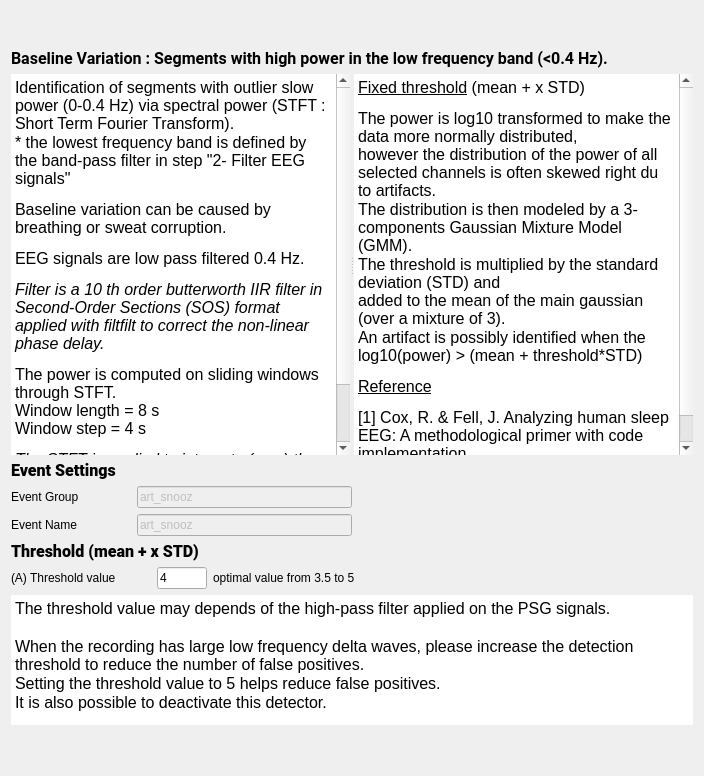
<?xml version="1.0" encoding="UTF-8"?>
<ui version="4.0">
 <class>BslVarStep</class>
 <widget class="QWidget" name="BslVarStep">
  <property name="geometry">
   <rect>
    <x>0</x>
    <y>0</y>
    <width>704</width>
    <height>776</height>
   </rect>
  </property>
  <property name="windowTitle">
   <string>Form</string>
  </property>
  <property name="styleSheet">
   <string notr="true">font: 12pt &quot;Roboto&quot;;</string>
  </property>
  <layout class="QVBoxLayout" name="verticalLayout_2">
   <item>
    <widget class="QWidget" name="imageWidget" native="true">
     <property name="sizePolicy">
      <sizepolicy hsizetype="Expanding" vsizetype="Preferred">
       <horstretch>0</horstretch>
       <verstretch>0</verstretch>
      </sizepolicy>
     </property>
     <layout class="QHBoxLayout" name="horizontalLayout">
      <item>
       <widget class="QLabel" name="label_7">
        <property name="text">
         <string/>
        </property>
        <property name="alignment">
         <set>Qt::AlignmentFlag::AlignCenter</set>
        </property>
       </widget>
      </item>
     </layout>
    </widget>
   </item>
   <item>
    <widget class="QLabel" name="label_6">
     <property name="sizePolicy">
      <sizepolicy hsizetype="Preferred" vsizetype="Fixed">
       <horstretch>0</horstretch>
       <verstretch>0</verstretch>
      </sizepolicy>
     </property>
     <property name="font">
      <font>
       <family>Roboto</family>
       <pointsize>12</pointsize>
       <italic>false</italic>
       <bold>false</bold>
      </font>
     </property>
     <property name="text">
      <string>&lt;html&gt;&lt;head/&gt;&lt;body&gt;&lt;p&gt;&lt;span style=&quot; font-weight:600;&quot;&gt;Baseline Variation : Segments with high power in the low frequency band (&amp;lt;0.4 Hz).&lt;/span&gt;&lt;/p&gt;&lt;/body&gt;&lt;/html&gt;</string>
     </property>
    </widget>
   </item>
   <item>
    <widget class="QSplitter" name="splitter">
     <property name="sizePolicy">
      <sizepolicy hsizetype="Expanding" vsizetype="Expanding">
       <horstretch>0</horstretch>
       <verstretch>0</verstretch>
      </sizepolicy>
     </property>
     <property name="orientation">
      <enum>Qt::Orientation::Horizontal</enum>
     </property>
     <widget class="QTextEdit" name="textEdit_2">
      <property name="minimumSize">
       <size>
        <width>0</width>
        <height>250</height>
       </size>
      </property>
      <property name="frameShape">
       <enum>QFrame::Shape::NoFrame</enum>
      </property>
      <property name="readOnly">
       <bool>true</bool>
      </property>
      <property name="html">
       <string>&lt;!DOCTYPE HTML PUBLIC &quot;-//W3C//DTD HTML 4.0//EN&quot; &quot;http://www.w3.org/TR/REC-html40/strict.dtd&quot;&gt;
&lt;html&gt;&lt;head&gt;&lt;meta name=&quot;qrichtext&quot; content=&quot;1&quot; /&gt;&lt;meta charset=&quot;utf-8&quot; /&gt;&lt;style type=&quot;text/css&quot;&gt;
p, li { white-space: pre-wrap; }
hr { height: 1px; border-width: 0; }
li.unchecked::marker { content: &quot;\2610&quot;; }
li.checked::marker { content: &quot;\2612&quot;; }
&lt;/style&gt;&lt;/head&gt;&lt;body style=&quot; font-family:'Roboto'; font-size:12pt; font-weight:400; font-style:normal;&quot;&gt;
&lt;p style=&quot; margin-top:0px; margin-bottom:0px; margin-left:0px; margin-right:0px; -qt-block-indent:0; text-indent:0px;&quot;&gt;&lt;span style=&quot; color:#000000;&quot;&gt;Identification of segments with outlier slow power (0-0.4 Hz) via spectral power (STFT : Short Term Fourier Transform).&lt;/span&gt;&lt;/p&gt;
&lt;p style=&quot; margin-top:0px; margin-bottom:0px; margin-left:0px; margin-right:0px; -qt-block-indent:0; text-indent:0px;&quot;&gt;&lt;span style=&quot; color:#000000;&quot;&gt;* the lowest frequency band is defined by the band-pass filter in step &amp;quot;2- Filter EEG signals&amp;quot;&lt;/span&gt;&lt;/p&gt;
&lt;p style=&quot; margin-top:12px; margin-bottom:12px; margin-left:0px; margin-right:0px; -qt-block-indent:0; text-indent:0px;&quot;&gt;&lt;span style=&quot; color:#000000;&quot;&gt;Baseline variation can be caused by breathing or sweat corruption.&lt;/span&gt;&lt;/p&gt;
&lt;p style=&quot; margin-top:12px; margin-bottom:12px; margin-left:0px; margin-right:0px; -qt-block-indent:0; text-indent:0px;&quot;&gt;&lt;span style=&quot; color:#000000;&quot;&gt;EEG signals are low pass filtered 0.4 Hz.&lt;/span&gt;&lt;/p&gt;
&lt;p style=&quot; margin-top:12px; margin-bottom:12px; margin-left:0px; margin-right:0px; -qt-block-indent:0; text-indent:0px;&quot;&gt;&lt;span style=&quot; font-style:italic; color:#000000;&quot;&gt;Filter is a 10 th order butterworth IIR filter in Second-Order Sections (SOS) format &lt;br /&gt;applied with filtfilt to correct the non-linear phase delay.&lt;/span&gt;&lt;/p&gt;
&lt;p style=&quot; margin-top:12px; margin-bottom:12px; margin-left:0px; margin-right:0px; -qt-block-indent:0; text-indent:0px;&quot;&gt;&lt;span style=&quot; color:#000000;&quot;&gt;The power is computed on sliding windows through STFT.&lt;br /&gt;Window length = 8 s&lt;br /&gt;Window step = 4 s&lt;/span&gt;&lt;/p&gt;
&lt;p style=&quot; margin-top:12px; margin-bottom:12px; margin-left:0px; margin-right:0px; -qt-block-indent:0; text-indent:0px;&quot;&gt;&lt;span style=&quot; font-style:italic; color:#000000;&quot;&gt;The STFT is applied to integrate (sum) the signal power within a frequency range&lt;br /&gt; of the true spectrum (units² ex. µV²) as suggested in [1].&lt;/span&gt;&lt;/p&gt;&lt;/body&gt;&lt;/html&gt;</string>
      </property>
     </widget>
     <widget class="QTextEdit" name="textEdit">
      <property name="minimumSize">
       <size>
        <width>0</width>
        <height>250</height>
       </size>
      </property>
      <property name="frameShape">
       <enum>QFrame::Shape::NoFrame</enum>
      </property>
      <property name="frameShadow">
       <enum>QFrame::Shadow::Sunken</enum>
      </property>
      <property name="lineWidth">
       <number>1</number>
      </property>
      <property name="readOnly">
       <bool>true</bool>
      </property>
      <property name="html">
       <string>&lt;!DOCTYPE HTML PUBLIC &quot;-//W3C//DTD HTML 4.0//EN&quot; &quot;http://www.w3.org/TR/REC-html40/strict.dtd&quot;&gt;
&lt;html&gt;&lt;head&gt;&lt;meta name=&quot;qrichtext&quot; content=&quot;1&quot; /&gt;&lt;meta charset=&quot;utf-8&quot; /&gt;&lt;style type=&quot;text/css&quot;&gt;
p, li { white-space: pre-wrap; }
hr { height: 1px; border-width: 0; }
li.unchecked::marker { content: &quot;\2610&quot;; }
li.checked::marker { content: &quot;\2612&quot;; }
&lt;/style&gt;&lt;/head&gt;&lt;body style=&quot; font-family:'Roboto'; font-size:12pt; font-weight:400; font-style:normal;&quot;&gt;
&lt;p style=&quot; margin-top:12px; margin-bottom:12px; margin-left:0px; margin-right:0px; -qt-block-indent:0; text-indent:0px;&quot;&gt;&lt;span style=&quot; text-decoration: underline; color:#000000;&quot;&gt;Fixed threshold&lt;/span&gt;&lt;span style=&quot; color:#000000;&quot;&gt; (mean + x STD)&lt;/span&gt;&lt;/p&gt;
&lt;p style=&quot; margin-top:0px; margin-bottom:0px; margin-left:0px; margin-right:0px; -qt-block-indent:0; text-indent:0px;&quot;&gt;The power is log10 transformed to make the data more normally distributed, &lt;br /&gt;however the distribution of the power of all selected channels is often skewed right du to artifacts.&lt;/p&gt;
&lt;p style=&quot; margin-top:0px; margin-bottom:0px; margin-left:0px; margin-right:0px; -qt-block-indent:0; text-indent:0px;&quot;&gt;The distribution is then modeled by a 3-components Gaussian Mixture Model (GMM).&lt;/p&gt;
&lt;p style=&quot; margin-top:0px; margin-bottom:0px; margin-left:0px; margin-right:0px; -qt-block-indent:0; text-indent:0px;&quot;&gt;The threshold is multiplied by the standard deviation (STD) and &lt;br /&gt;added to the mean of the main gaussian (over a mixture of 3).&lt;/p&gt;
&lt;p style=&quot; margin-top:0px; margin-bottom:0px; margin-left:0px; margin-right:0px; -qt-block-indent:0; text-indent:0px;&quot;&gt;An artifact is possibly identified when the log10(power) &amp;gt; (mean + threshold*STD)&lt;/p&gt;
&lt;p style=&quot; margin-top:12px; margin-bottom:12px; margin-left:0px; margin-right:0px; -qt-block-indent:0; text-indent:0px;&quot;&gt;&lt;a href=&quot;https://pubmed.ncbi.nlm.nih.gov/12723066/&quot;&gt;&lt;span style=&quot; text-decoration: underline; color:#000000;&quot;&gt;Reference&lt;/span&gt;&lt;/a&gt;&lt;/p&gt;
&lt;p style=&quot; margin-top:12px; margin-bottom:12px; margin-left:0px; margin-right:0px; -qt-block-indent:0; text-indent:0px;&quot;&gt;&lt;span style=&quot; color:#000000;&quot;&gt;[1] Cox, R. &amp;amp; Fell, J. Analyzing human sleep EEG: A methodological primer with code implementation. &lt;br /&gt;Sleep Medicine Reviews54, 101353 (2020).&lt;/span&gt;&lt;/p&gt;&lt;/body&gt;&lt;/html&gt;</string>
      </property>
     </widget>
    </widget>
   </item>
   <item>
    <layout class="QHBoxLayout" name="horizontalLayout_5">
     <item>
      <layout class="QVBoxLayout" name="verticalLayout">
       <item>
        <widget class="QLabel" name="label_4">
         <property name="sizePolicy">
          <sizepolicy hsizetype="Preferred" vsizetype="Fixed">
           <horstretch>0</horstretch>
           <verstretch>0</verstretch>
          </sizepolicy>
         </property>
         <property name="font">
          <font>
           <family>Roboto</family>
           <pointsize>12</pointsize>
           <italic>false</italic>
           <bold>false</bold>
          </font>
         </property>
         <property name="text">
          <string>&lt;html&gt;&lt;head/&gt;&lt;body&gt;&lt;p&gt;&lt;span style=&quot; font-weight:700;&quot;&gt;Event Settings&lt;/span&gt;&lt;/p&gt;&lt;/body&gt;&lt;/html&gt;</string>
         </property>
        </widget>
       </item>
       <item>
        <layout class="QHBoxLayout" name="horizontalLayout_3">
         <item>
          <widget class="QLabel" name="label_3">
           <property name="sizePolicy">
            <sizepolicy hsizetype="Fixed" vsizetype="Fixed">
             <horstretch>0</horstretch>
             <verstretch>0</verstretch>
            </sizepolicy>
           </property>
           <property name="minimumSize">
            <size>
             <width>120</width>
             <height>0</height>
            </size>
           </property>
           <property name="text">
            <string>Event Group</string>
           </property>
          </widget>
         </item>
         <item>
          <widget class="QLineEdit" name="group_lineEdit">
           <property name="enabled">
            <bool>false</bool>
           </property>
           <property name="maximumSize">
            <size>
             <width>300</width>
             <height>16777215</height>
            </size>
           </property>
           <property name="toolTip">
            <string>In which &quot;Event Group&quot; the detected artifact are added (how they will be written to  the annotation file). Go to the general Detectors Settings to edit the group.</string>
           </property>
           <property name="text">
            <string>art_snooz</string>
           </property>
          </widget>
         </item>
        </layout>
       </item>
       <item>
        <layout class="QHBoxLayout" name="horizontalLayout_4">
         <item>
          <widget class="QLabel" name="label_11">
           <property name="sizePolicy">
            <sizepolicy hsizetype="Fixed" vsizetype="Fixed">
             <horstretch>0</horstretch>
             <verstretch>0</verstretch>
            </sizepolicy>
           </property>
           <property name="minimumSize">
            <size>
             <width>120</width>
             <height>0</height>
            </size>
           </property>
           <property name="text">
            <string>Event Name</string>
           </property>
          </widget>
         </item>
         <item>
          <widget class="QLineEdit" name="name_lineEdit">
           <property name="enabled">
            <bool>false</bool>
           </property>
           <property name="maximumSize">
            <size>
             <width>300</width>
             <height>16777215</height>
            </size>
           </property>
           <property name="toolTip">
            <string>The event name of the detected artifact (how they will be wrtten to the annotation file).  Go to the general Detectors Settings to edit the name.</string>
           </property>
           <property name="text">
            <string>art_snooz</string>
           </property>
          </widget>
         </item>
        </layout>
       </item>
      </layout>
     </item>
     <item>
      <spacer name="horizontalSpacer_2">
       <property name="orientation">
        <enum>Qt::Orientation::Horizontal</enum>
       </property>
       <property name="sizeType">
        <enum>QSizePolicy::Policy::Expanding</enum>
       </property>
       <property name="sizeHint" stdset="0">
        <size>
         <width>13</width>
         <height>13</height>
        </size>
       </property>
      </spacer>
     </item>
    </layout>
   </item>
   <item>
    <widget class="QLabel" name="label">
     <property name="sizePolicy">
      <sizepolicy hsizetype="Preferred" vsizetype="Fixed">
       <horstretch>0</horstretch>
       <verstretch>0</verstretch>
      </sizepolicy>
     </property>
     <property name="font">
      <font>
       <family>Roboto</family>
       <pointsize>12</pointsize>
       <italic>false</italic>
       <bold>false</bold>
       <stylestrategy>PreferAntialias</stylestrategy>
      </font>
     </property>
     <property name="text">
      <string>&lt;html&gt;&lt;head/&gt;&lt;body&gt;&lt;p&gt;&lt;span style=&quot; font-weight:700;&quot;&gt;Threshold (mean + x STD)&lt;/span&gt;&lt;/p&gt;&lt;/body&gt;&lt;/html&gt;</string>
     </property>
    </widget>
   </item>
   <item>
    <layout class="QHBoxLayout" name="horizontalLayout_2">
     <item>
      <widget class="QLabel" name="label_5">
       <property name="sizePolicy">
        <sizepolicy hsizetype="Preferred" vsizetype="Fixed">
         <horstretch>0</horstretch>
         <verstretch>0</verstretch>
        </sizepolicy>
       </property>
       <property name="minimumSize">
        <size>
         <width>140</width>
         <height>0</height>
        </size>
       </property>
       <property name="midLineWidth">
        <number>0</number>
       </property>
       <property name="text">
        <string>&lt;html&gt;&lt;head/&gt;&lt;body&gt;&lt;p&gt;(A) Threshold value&lt;/p&gt;&lt;/body&gt;&lt;/html&gt;</string>
       </property>
       <property name="textFormat">
        <enum>Qt::TextFormat::RichText</enum>
       </property>
      </widget>
     </item>
     <item>
      <widget class="QLineEdit" name="threshold_lineEdit">
       <property name="maximumSize">
        <size>
         <width>50</width>
         <height>16777215</height>
        </size>
       </property>
       <property name="toolTip">
        <string>The threshold value to identify the artifact.  Its units is x times the baseline standard deviation.</string>
       </property>
       <property name="text">
        <string>4</string>
       </property>
      </widget>
     </item>
     <item>
      <widget class="QLabel" name="label_2">
       <property name="sizePolicy">
        <sizepolicy hsizetype="Preferred" vsizetype="Fixed">
         <horstretch>0</horstretch>
         <verstretch>0</verstretch>
        </sizepolicy>
       </property>
       <property name="maximumSize">
        <size>
         <width>200</width>
         <height>16777215</height>
        </size>
       </property>
       <property name="text">
        <string>optimal value from 3.5 to 5</string>
       </property>
       <property name="alignment">
        <set>Qt::AlignmentFlag::AlignLeading|Qt::AlignmentFlag::AlignLeft|Qt::AlignmentFlag::AlignVCenter</set>
       </property>
      </widget>
     </item>
     <item>
      <spacer name="horizontalSpacer">
       <property name="orientation">
        <enum>Qt::Orientation::Horizontal</enum>
       </property>
       <property name="sizeHint" stdset="0">
        <size>
         <width>40</width>
         <height>20</height>
        </size>
       </property>
      </spacer>
     </item>
    </layout>
   </item>
   <item>
    <widget class="QTextEdit" name="textEdit">
     <property name="sizePolicy">
      <sizepolicy hsizetype="Expanding" vsizetype="Expanding">
       <horstretch>0</horstretch>
       <verstretch>0</verstretch>
      </sizepolicy>
     </property>
     <property name="minimumSize">
      <size>
       <width>0</width>
       <height>0</height>
      </size>
     </property>
     <property name="maximumSize">
      <size>
       <width>16777215</width>
       <height>130</height>
      </size>
     </property>
     <property name="frameShape">
      <enum>QFrame::Shape::NoFrame</enum>
     </property>
     <property name="frameShadow">
      <enum>QFrame::Shadow::Sunken</enum>
     </property>
     <property name="lineWidth">
      <number>1</number>
     </property>
     <property name="verticalScrollBarPolicy">
      <enum>Qt::ScrollBarPolicy::ScrollBarAlwaysOff</enum>
     </property>
     <property name="horizontalScrollBarPolicy">
      <enum>Qt::ScrollBarPolicy::ScrollBarAlwaysOff</enum>
     </property>
     <property name="readOnly">
      <bool>true</bool>
     </property>
     <property name="html">
      <string>&lt;!DOCTYPE HTML PUBLIC &quot;-//W3C//DTD HTML 4.0//EN&quot; &quot;http://www.w3.org/TR/REC-html40/strict.dtd&quot;&gt;
&lt;html&gt;&lt;head&gt;&lt;meta name=&quot;qrichtext&quot; content=&quot;1&quot; /&gt;&lt;meta charset=&quot;utf-8&quot; /&gt;&lt;style type=&quot;text/css&quot;&gt;
p, li { white-space: pre-wrap; }
hr { height: 1px; border-width: 0; }
li.unchecked::marker { content: &quot;\2610&quot;; }
li.checked::marker { content: &quot;\2612&quot;; }
&lt;/style&gt;&lt;/head&gt;&lt;body style=&quot; font-family:'Roboto'; font-size:12pt; font-weight:400; font-style:normal;&quot;&gt;
&lt;p style=&quot; margin-top:0px; margin-bottom:0px; margin-left:0px; margin-right:0px; -qt-block-indent:0; text-indent:0px;&quot;&gt;The threshold value may depends of the high-pass filter applied on the PSG signals.&lt;/p&gt;
&lt;p style=&quot;-qt-paragraph-type:empty; margin-top:0px; margin-bottom:0px; margin-left:0px; margin-right:0px; -qt-block-indent:0; text-indent:0px;&quot;&gt;&lt;br /&gt;&lt;/p&gt;
&lt;p style=&quot; margin-top:0px; margin-bottom:0px; margin-left:0px; margin-right:0px; -qt-block-indent:0; text-indent:0px;&quot;&gt;When the recording has large low frequency delta waves, please increase the detection threshold to reduce the number of false positives. &lt;/p&gt;
&lt;p style=&quot; margin-top:0px; margin-bottom:0px; margin-left:0px; margin-right:0px; -qt-block-indent:0; text-indent:0px;&quot;&gt;Setting the threshold value to 5 helps reduce false positives.&lt;/p&gt;
&lt;p style=&quot; margin-top:0px; margin-bottom:0px; margin-left:0px; margin-right:0px; -qt-block-indent:0; text-indent:0px;&quot;&gt;It is also possible to deactivate this detector.&lt;/p&gt;&lt;/body&gt;&lt;/html&gt;</string>
     </property>
    </widget>
   </item>
   <item>
    <spacer name="verticalSpacer">
     <property name="orientation">
      <enum>Qt::Orientation::Vertical</enum>
     </property>
     <property name="sizeType">
      <enum>QSizePolicy::Policy::Preferred</enum>
     </property>
     <property name="sizeHint" stdset="0">
      <size>
       <width>20</width>
       <height>40</height>
      </size>
     </property>
    </spacer>
   </item>
  </layout>
 </widget>
 <resources>
  <include location="../../../../../snooz-toolbox/src/main/python/ui/themes/themes.qrc"/>
 </resources>
 <connections/>
 <slots>
  <slot>on_choose()</slot>
  <slot>on_input_format_changed()</slot>
 </slots>
</ui>
